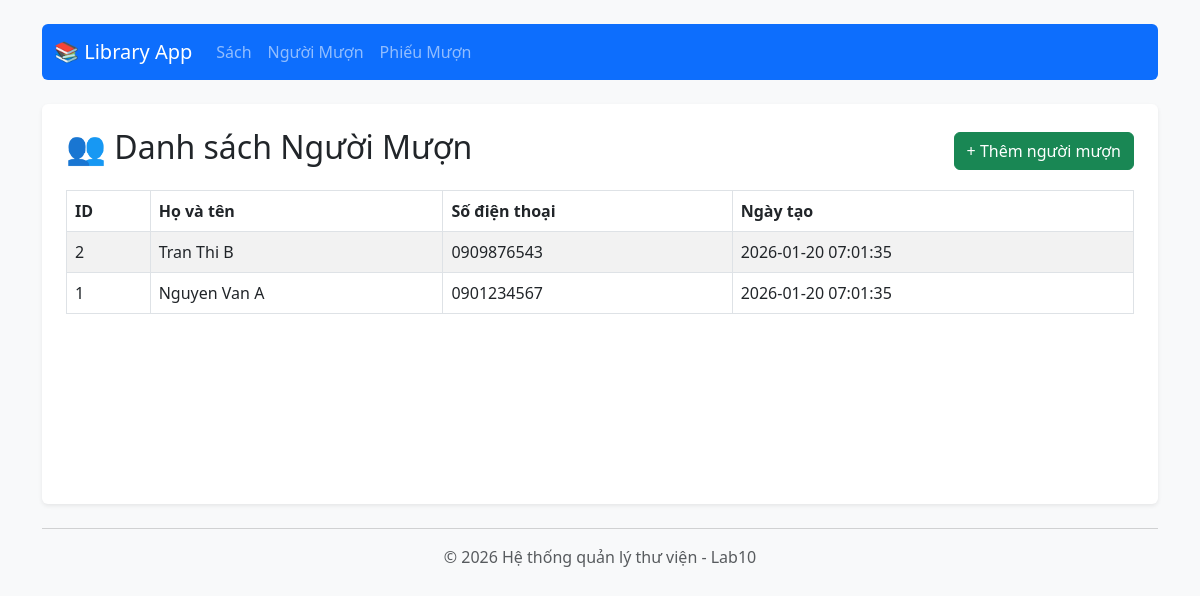
Screenshot of /index.php?controller=borrower&action=index with the database file from the repository.
### tables this page shows
CREATE TABLE `borrowers` (
  `id` int(11) NOT NULL,
  `full_name` varchar(120) NOT NULL,
  `phone` varchar(20) DEFAULT NULL,
  `created_at` timestamp NOT NULL DEFAULT current_timestamp()
);

### controllers/BorrowerController.php (called while the page is built, shortened)
<?php
require_once APP_ROOT . '/models/BorrowerRepository.php';
class BorrowerController {
    private $repo;
    public function __construct() {
        $this->repo = new BorrowerRepository();
    }
    public function index() {
        $borrowers = $this->repo->getAll();
        require APP_ROOT . '/views/borrowers/index.php';
    }
}
?>

### public/index.php (called while the page is built, shortened)
<?php
$controller = isset($_GET['controller']) ? $_GET['controller'] : 'book';
$action     = isset($_GET['action']) ? $_GET['action'] : 'index';
switch ($controller) {
    case 'borrower':
        if (file_exists(APP_ROOT . '/controllers/BorrowerController.php')) {
            require_once APP_ROOT . '/controllers/BorrowerController.php';
            $obj = new BorrowerController();
        } else {
            die("Lỗi: Chưa tạo file controllers/BorrowerController.php");
        }
        break;
}
$obj->$action();
?>

### config/Database.php (called while the page is built)
<?php
class Database {
    private static $host = 'localhost';
    private static $db_name = 'lab10_library';
    private static $username = 'root';
    private static $password = '';
    public static $conn = null;
    public static function getConnection() {
        if (self::$conn === null) {
            try {
                $dsn = "mysql:host=" . self::$host . ";dbname=" . self::$db_name . ";charset=utf8mb4";
                $options = [
                    PDO::ATTR_ERRMODE => PDO::ERRMODE_EXCEPTION,
                    PDO::ATTR_DEFAULT_FETCH_MODE => PDO::FETCH_ASSOC,
                    PDO::ATTR_EMULATE_PREPARES => false,
                ];
                self::$conn = new PDO($dsn, self::$username, self::$password, $options);
            } catch(PDOException $exception) {
                echo "Lỗi kết nối CSDL: " . $exception->getMessage();
                exit();
            }
        }
        return self::$conn;
    }
}
?>

### models/BorrowerRepository.php (called while the page is built, shortened)
<?php
require_once APP_ROOT . '/config/Database.php';
class BorrowerRepository {
    private $db;
    public function __construct() {
        $this->db = Database::getConnection();
    }
    public function getAll() {
        $stmt = $this->db->query("SELECT * FROM borrowers ORDER BY id DESC");
        return $stmt->fetchAll();
    }
}
?>

### views/borrowers/index.php (the view)
<?php include APP_ROOT . '/views/layouts/header.php'; ?>
<div class="d-flex justify-content-between align-items-center mb-3">
    <h2>👥 Danh sách Người Mượn</h2>
    <a href="index.php?controller=borrower&action=create" class="btn btn-success">+ Thêm người mượn</a>
</div>
<table class="table table-bordered table-striped">
    <thead>
        <tr>
            <th>ID</th>
            <th>Họ và tên</th>
            <th>Số điện thoại</th>
            <th>Ngày tạo</th>
        </tr>
    </thead>
    <tbody>
        <?php foreach($borrowers as $b): ?>
        <tr>
            <td><?= $b['id'] ?></td>
            <td><?= htmlspecialchars($b['full_name']) ?></td>
            <td><?= htmlspecialchars($b['phone']) ?></td>
            <td><?= $b['created_at'] ?></td>
        </tr>
        <?php endforeach; ?>
    </tbody>
</table>
<?php include APP_ROOT . '/views/layouts/footer.php'; ?>

### views/layouts/header.php (style rules this page uses)
body { background-color: #f8f9fa; }

### rows the page displays
borrowers: id "2", full_name "Tran Thi B", phone "0909876543", created_at "2026-01-20 07:01:35"
borrowers: id "1", full_name "Nguyen Van A", phone "0901234567", created_at "2026-01-20 07:01:35"
